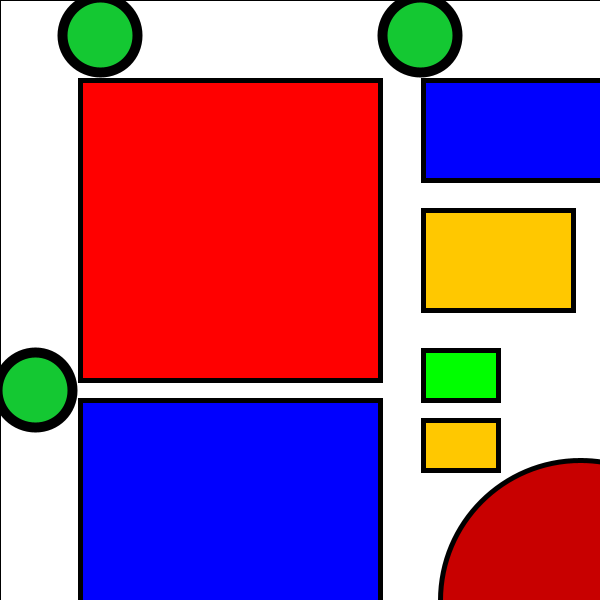
Frame 1 (no input)
Frame 60 (the mouse pressed at the canvas centre just before this capture): identical to frame 1, image omitted
Frame 120 (the mouse held since frame 60 and released just before this capture): identical to frame 1, image omitted

The Processing sketch that drew this single still picture (run headless with seeded random() and noise(); from frame 60 on, the mouse is pressed at the canvas centre):

// Processing sketch: processing_85774
// ── processing_85774.pde

void setup () {
  size ( 600, 600);
 fill ( 255, 255, 255);
  rect(0, 0, 600, 600);
 fill (255, 0, 0);
strokeWeight(5);
  rect( 80, 80, 300, 300 );
 fill ( 0, 0, 255);
  rect( 80, 400, 300, 300 );
 fill ( 0, 0, 255);
  rect( 423, 80, 300, 100);
 fill ( 255, 200, 0); 
  rect( 423, 210, 150, 100);
 fill ( 0, 255, 0); 
  rect( 423, 350, 75, 50);
 fill ( 255, 200, 0);
  rect( 423, 420, 75, 50);
fill (200, 0, 0);
  arc(580, 600, 280, 280, PI, TWO_PI);
strokeWeight (10);
fill (20, 200, 50);
  ellipse( 100, 35, 75, 75);
  ellipse( 420, 35, 75, 75);
  ellipse( 35, 390, 75, 75);
}
void draw () {
  println (mouseX);
  println (mouseY);
}
